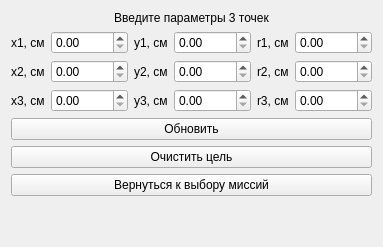
            <widget class="QWidget" name="page">
             <layout class="QVBoxLayout" name="verticalLayout_9">
              <item>
               <widget class="QLabel" name="label_54">
                <property name="text">
                 <string>Введите параметры 3 точек</string>
                </property>
                <property name="alignment">
                 <set>Qt::AlignCenter</set>
                </property>
               </widget>
              </item>
              <item>
               <layout class="QHBoxLayout" name="horizontalLayout_12">
                <item>
                 <widget class="QLabel" name="label_missionPlanning_go_trajectory_x">
                  <property name="text">
                   <string>x1, см</string>
                  </property>
                 </widget>
                </item>
                <item>
                 <widget class="QDoubleSpinBox" name="doubleSpinBox_missionPlanning_go_trajectory_x_1">
                  <property name="maximum">
                   <double>10000.000000000000000</double>
                  </property>
                 </widget>
                </item>
                <item>
                 <widget class="QLabel" name="label_57">
                  <property name="text">
                   <string>y1, см</string>
                  </property>
                 </widget>
                </item>
                <item>
                 <widget class="QDoubleSpinBox" name="doubleSpinBox_missionPlanning_go_trajectory_y_1">
                  <property name="maximum">
                   <double>10000.000000000000000</double>
                  </property>
                 </widget>
                </item>
                <item>
                 <widget class="QLabel" name="label_58">
                  <property name="text">
                   <string>r1, см</string>
                  </property>
                 </widget>
                </item>
                <item>
                 <widget class="QDoubleSpinBox" name="doubleSpinBox_missionPlanning_go_trajectory_r_1">
                  <property name="maximum">
                   <double>10000.000000000000000</double>
                  </property>
                 </widget>
                </item>
               </layout>
              </item>
              <item>
               <layout class="QHBoxLayout" name="horizontalLayout_13">
                <item>
                 <widget class="QLabel" name="label_missionPlanning_go_trajectory_x_2">
                  <property name="text">
                   <string>x2, см</string>
                  </property>
                 </widget>
                </item>
                <item>
                 <widget class="QDoubleSpinBox" name="doubleSpinBox_missionPlanning_go_trajectory_x_2">
                  <property name="maximum">
                   <double>10000.000000000000000</double>
                  </property>
                 </widget>
                </item>
                <item>
                 <widget class="QLabel" name="label_59">
                  <property name="text">
                   <string>y2, см</string>
                  </property>
                 </widget>
                </item>
                <item>
                 <widget class="QDoubleSpinBox" name="doubleSpinBox_missionPlanning_go_trajectory_y_2">
                  <property name="maximum">
                   <double>10000.000000000000000</double>
                  </property>
                 </widget>
                </item>
                <item>
                 <widget class="QLabel" name="label_60">
                  <property name="text">
                   <string>r2, см</string>
                  </property>
                 </widget>
                </item>
                <item>
                 <widget class="QDoubleSpinBox" name="doubleSpinBox_missionPlanning_go_trajectory_r_2">
                  <property name="maximum">
                   <double>10000.000000000000000</double>
                  </property>
                 </widget>
                </item>
               </layout>
              </item>
              <item>
               <layout class="QHBoxLayout" name="horizontalLayout_14">
                <item>
                 <widget class="QLabel" name="label_missionPlanning_goto_trajectory_x_3">
                  <property name="text">
                   <string>x3, см</string>
                  </property>
                 </widget>
                </item>
                <item>
                 <widget class="QDoubleSpinBox" name="doubleSpinBox_missionPlanning_go_trajectory_x_3">
                  <property name="maximum">
                   <double>10000.000000000000000</double>
                  </property>
                 </widget>
                </item>
                <item>
                 <widget class="QLabel" name="label_61">
                  <property name="text">
                   <string>y3, см</string>
                  </property>
                 </widget>
                </item>
                <item>
                 <widget class="QDoubleSpinBox" name="doubleSpinBox_missionPlanning_go_trajectory_y_3">
                  <property name="maximum">
                   <double>10000.000000000000000</double>
                  </property>
                 </widget>
                </item>
                <item>
                 <widget class="QLabel" name="label_62">
                  <property name="text">
                   <string>r3, см</string>
                  </property>
                 </widget>
                </item>
                <item>
                 <widget class="QDoubleSpinBox" name="doubleSpinBox_missionPlanning_go_trajectory_r_3">
                  <property name="maximum">
                   <double>10000.000000000000000</double>
                  </property>
                 </widget>
                </item>
               </layout>
              </item>
              <item>
               <widget class="QPushButton" name="pushButton_missionPlanning_go_trajectory_update">
                <property name="text">
                 <string>Обновить</string>
                </property>
               </widget>
              </item>
              <item>
               <widget class="QPushButton" name="pushButton_missionPlanning_go_trajectory_clean">
                <property name="text">
                 <string>Очистить цель</string>
                </property>
               </widget>
              </item>
              <item>
               <widget class="QPushButton" name="pushButton_missionPlanning_go_trajectory_back">
                <property name="text">
                 <string>Вернуться к выбору миссий</string>
                </property>
               </widget>
              </item>
              <item>
               <spacer name="verticalSpacer_7">
                <property name="orientation">
                 <enum>Qt::Vertical</enum>
                </property>
                <property name="sizeHint" stdset="0">
                 <size>
                  <width>20</width>
                  <height>40</height>
                 </size>
                </property>
               </spacer>
              </item>
             </layout>
            </widget>
